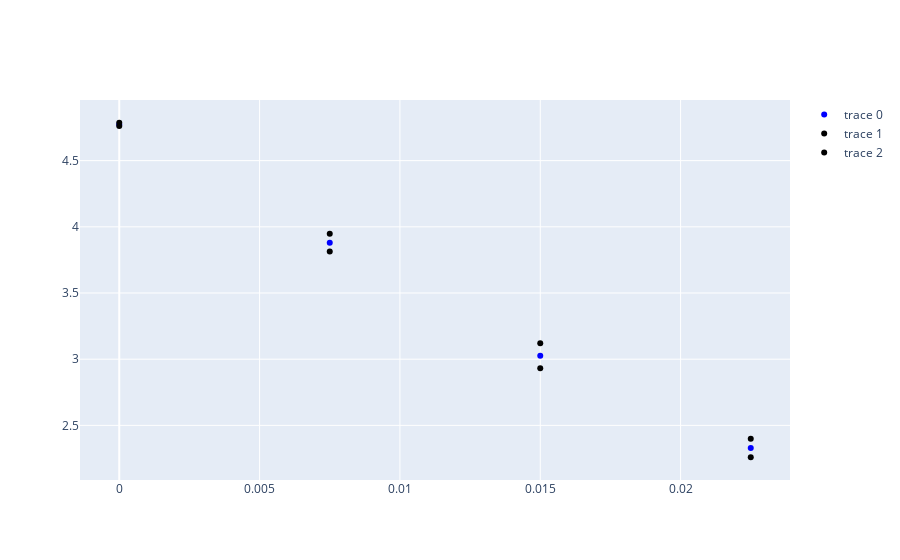

Notebook source saved alongside this figure:
### Code cell
# Arrays for accumulating 
counts_list = []
meanZ2_list = []
Z2flat_list = []

# First-guess for Weibull fitting (sigma2W, etaW)
x0 = np.array([.1,.9])

# This suppresses warnings when lots of graphics windows are open
import matplotlib
matplotlib.rc('figure', max_open_warning = 0)

# This is for when we want to show or suppress intermediate graphics and other output
Show_intermediate_graphics = True

# Looping over segments
for isegment in range(nsegments):

    # Pull out the next segment
    sollast = zgridtot[isegment]
    xgrid = xgridtot[isegment] 
    ygrid = ygridtot[isegment]
    Ny, Nx = np.shape(sollast); #print(sollast.shape)
    Ntot = np.size(sollast)
    dx = xgrid[0,1]-xgrid[0,0]; #print('dx =', dx)
    dy = ygrid[1,0]-ygrid[0,0]; #print('dy =', dy)

    # Get the probability distribution in Z2
    counts, bins, meanZ2, Z2flat, error = rs.getrhoofz2(sollast,dx,dy,Z2bins=Z2bins,levels=levels)
    print('meanZ2 = ', meanZ2)
    print('statsigma = ', np.sqrt(meanZ2))

    # Plot if we want
    if isegment in plotthisone:
        
        # Reporting
        print('')
        print('****Working on segment', isegment)
        
        # Graph the surface
        if Show_intermediate_graphics:
            fig1 = plt.figure()
            ax = fig1.add_subplot(111, projection='3d')
            ax.plot_surface(xgrid, ygrid, sollast)
            title = Flattenedfilename+' #'+str(isegment)
            ax.set_xlabel('x')
            ax.set_ylabel('y')
            ax.set_zlabel('z')
            ax.set_title(title)
            ax.view_init(azim=-120,elev=22)
        
        # Normalize the distribution function, report stats
        integral_rho = np.trapz(counts, bins)
        print ('std dev of height = ', np.std(sollast))
        print('integral = ', integral_rho)
        counts = counts/integral_rho
        error = error/integral_rho

        # This is for calculating the errors in fitting (and graphing)
        countsplus = counts+error; #print(countsplus)
        countsminus = counts**2/countsplus; print(countsminus)

        # Graph the probability
        if Show_intermediate_graphics:
            
            # Using matplotlib
            plt.figure()
            plt.semilogy(bins, counts, 'ok')
            plt.semilogy(bins, countsplus, '+k')
            plt.semilogy(bins, countsminus,'+k')
            plt.title(title)
            plt.xlabel(r'$Z^{2}$')
            plt.ylabel(r'$\rho$')
            plt.grid(True)
            
            # Using plotly
            plot1 = go.Scatter(x=bins, y=np.log(counts), marker=dict(color='blue'),mode='markers')
            plot2 = go.Scatter(x=bins, y=np.log(countsplus), marker=dict(color='black'),mode='markers')
            plot3 = go.Scatter(x=bins, y=np.log(countsminus), marker=dict(color='black'),mode='markers')
            iplot([plot1,plot2,plot3])

        # Eliminate entries greater than a threshold (not sure if this is necessary)
        ikeep = np.argwhere(Z2flat < Z2maxforhist)
        Z2flat_new = np.squeeze(Z2flat[ikeep])

#         # Attempt a best-fit based on the raw data
#         analysis = Fit_Weibull_2P(failures=Z2flat_new,show_probability_plot=False)
#         etaW = analysis.beta; #print('analysis.beta=',analysis.beta)
#         sigma2W = analysis.alpha; #print('analysis.alpha=',analysis.alpha)
#         sigmaW = np.sqrt(sigma2W)
#         print('Based on raw data: sigmaW, etaW = ', sigmaW, etaW)
        
#         # Attempt a best-fit based on the bins
#         errors = np.log(countsplus/counts); #print(errors)
#         solution, solutionerror = optimization.curve_fit(sts.logWeibull, bins+Z2offset, np.log(counts),x0,sigma=errors)
#         etaW = solution[1]
#         sigma2W = solution[0]
#         sigmaW = np.sqrt(sigma2W)
#         print('Based on bins: sigmaW, etaW = ', sigmaW, etaW)

        # Best-fit based on linear fit to the bins
        errors = np.log(countsplus/counts); #print(errors)
        solution = np.polyfit(bins+Z2offset, np.log(counts), 1)
        print('polyfit solution', solution)
        sigma2G = -1/solution[0]
        sigmaG = np.sqrt(sigma2G)
        print('Based on bins: sigmaG = ', sigmaG)
        
#         # Graph the best-fit probability
#         myWeibull = sts.Weibull(Z2theory,sigma2W,etaW)
#         if Show_intermediate_graphics:
#             plt.semilogy(Z2theory, myWeibull, 'b',label = 'Weibull with $\sigma_w$ =' + str(sigmaW)[0:5] + ' $\eta_w$ =' + str(etaW)[0:5])
#             plt.legend()

        # Graph the best-fit probability
        myGaussian = sts.Gaussian(Z2theory,sigma2G)
        if Show_intermediate_graphics:
            plt.semilogy(Z2theory, myGaussian, 'b',label = 'Gaussian with $\sigma_w$ =' + str(sigmaG)[0:5])
            plt.legend()

    # Accumulate if we want
    if isegment in accumlist:
        counts_list.append(counts)
        meanZ2_list.append(meanZ2)
        Z2flat_list.append(Z2flat)

### Figure 1 — Plotly figure (JSON) as saved in the notebook; plotly's stock layout.template omitted (floating-point values rounded to 4 significant figures)
{"data": [{"marker": {"color": "blue"}, "mode": "markers", "type": "scatter", "x": [0, 0.0075, 0.015, 0.0225], "y": [4.774, 3.88, 3.026, 2.329]}, {"marker": {"color": "black"}, "mode": "markers", "type": "scatter", "x": [0, 0.0075, 0.015, 0.0225], "y": [4.786, 3.947, 3.12, 2.399]}, {"marker": {"color": "black"}, "mode": "markers", "type": "scatter", "x": [0, 0.0075, 0.015, 0.0225], "y": [4.761, 3.813, 2.931, 2.259]}], "layout": {}}
